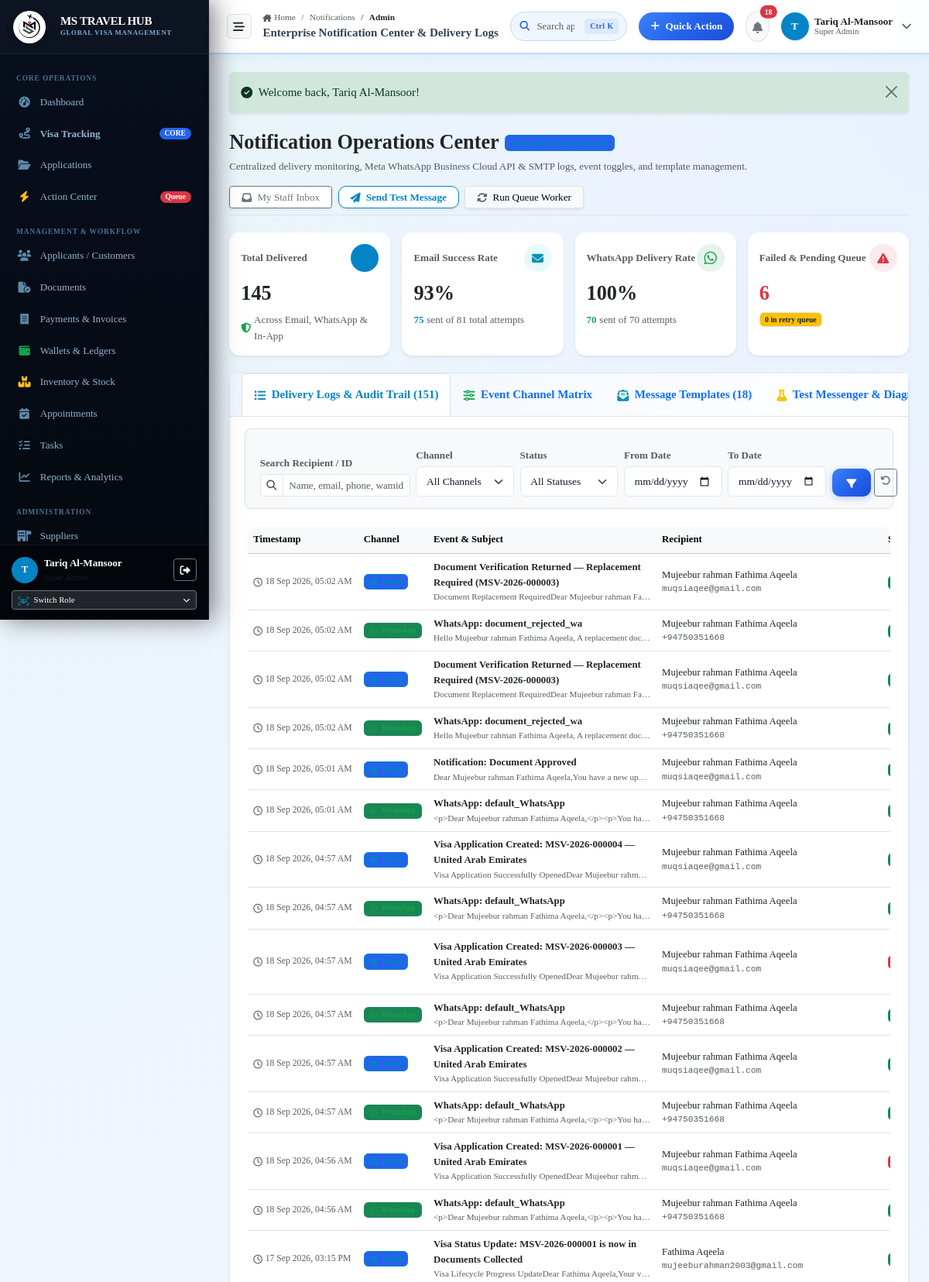
Page /notifications/admin (signed in, upper part) on the committed database.
### tables this page shows
CREATE TABLE notification_logs (
                id INTEGER PRIMARY KEY AUTOINCREMENT,
                event_type TEXT NOT NULL,
                recipient_type TEXT DEFAULT 'Applicant',
                recipient_id INTEGER,
                recipient_name TEXT,
                recipient_email TEXT,
                recipient_phone TEXT,
                channel TEXT NOT NULL,
                template_name TEXT,
                subject TEXT,
                content_preview TEXT,
                idempotency_key TEXT,
                status TEXT DEFAULT 'Pending',
                provider_message_id TEXT,
                request_payload TEXT,
                response_payload TEXT,
                error_message TEXT,
                retry_count INTEGER DEFAULT 0,
                max_retries INTEGER DEFAULT 3,
                next_retry_at DATETIME,
                sent_at DATETIME,
                created_at DATETIME DEFAULT CURRENT_TIMESTAMP
            );

### app/Views/notifications/admin.php (the view, shortened to what the rows shown need)
<?php
require_once dirname(__DIR__) . '/layouts/header.php';
require_once dirname(__DIR__) . '/layouts/topbar.php';
$activeTab = $_GET['tab'] ?? 'logs';
?>
<div class="content-body">
  <div class="card card-enterprise shadow-sm">
    <div class="card-body p-4">
      <?php if ($activeTab === 'logs'): ?>
        <div class="table-responsive">
          <table class="table table-hover align-middle mb-0" style="font-size: 0.85rem;">
            <thead class="table-light">
              <tr>
                <th style="width: 140px;">Timestamp</th>
                <th style="width: 110px;">Channel</th>
                <th>Event &amp; Subject</th>
                <th>Recipient</th>
                <th style="width: 110px;">Status</th>
              </tr>
            </thead>
            <tbody>
              <?php if (empty($logs)): ?>
                <tr>
                  <td colspan="7" class="text-center py-5 text-muted">
                    <i class="fa-regular fa-bell-slash fs-2 mb-2 opacity-50"></i>
                    <div class="fw-semibold">No notification delivery logs found matching the filter criteria.</div>
                    <div class="small">Notifications triggered across the Visa Portal will appear here in real time.</div>
                  </td>
                </tr>
              <?php else: ?>
                <?php foreach ($logs as $log): ?>
                  <tr>
                    <td class="text-nowrap text-muted" style="font-size: 0.78rem;">
                      <div><i class="fa-regular fa-clock me-1"></i><?= format_datetime($log['created_at']) ?></div>
                    </td>
                    <td>
                      <?php if ($log['channel'] === 'WhatsApp'): ?>
                        <span class="badge bg-success bg-opacity-15 text-success border border-success border-opacity-25 px-2 py-1">
                          <i class="fa-brands fa-whatsapp me-1"></i> WhatsApp
                        </span>
                      <?php elseif ($log['channel'] === 'Email'): ?>
                        <span class="badge bg-primary bg-opacity-15 text-primary border border-primary border-opacity-25 px-2 py-1">
                          <i class="fa-solid fa-envelope me-1"></i> Email
                        </span>
                      <?php else: ?>
                        <span class="badge bg-secondary bg-opacity-15 text-dark border px-2 py-1">
                          <i class="fa-solid fa-bell me-1"></i> In-App
                        </span>
                      <?php endif; ?>
                    </td>
                    <td>
                      <div class="fw-semibold text-dark"><?= e($log['subject'] ?: $log['event_type']) ?></div>
                      <div class="small text-muted text-truncate" style="max-width: 280px;"><?= e($log['content_preview'] ?: 'Template: ' . $log['template_name']) ?></div>
                    </td>
                    <td>
                      <div class="fw-medium text-dark"><?= e($log['recipient_name'] ?: 'Customer') ?></div>
                      <div class="small text-muted font-monospace" style="font-size: 0.75rem;">
                        <?= e($log['recipient_phone'] ?: ($log['recipient_email'] ?: 'Portal User #' . $log['recipient_id'])) ?>
                      </div>
                    </td>
                    <td>
                      <?php if ($log['status'] === 'Sent'): ?>
                        <span class="badge bg-success px-2 py-1"><i class="fa-solid fa-check me-1"></i> Sent</span>
                      <?php elseif ($log['status'] === 'Simulated'): ?>
                        <span class="badge bg-info text-white px-2 py-1" title="Dispatched in local simulation mode"><i class="fa-solid fa-vial me-1"></i> Simulated</span>
                      <?php elseif ($log['status'] === 'Failed'): ?>
                        <span class="badge bg-danger px-2 py-1"><i class="fa-solid fa-xmark me-1"></i> Failed</span>
                      <?php elseif ($log['status'] === 'Retrying'): ?>
                        <span class="badge bg-warning text-dark px-2 py-1"><i class="fa-solid fa-rotate me-1"></i> Retry #<?= (int)$log['retry_count'] ?></span>
                      <?php else: ?>
                        <span class="badge bg-secondary px-2 py-1"><?= e($log['status']) ?></span>
                      <?php endif; ?>
                    </td>
                  </tr>
                <?php endforeach; ?>
              <?php endif; ?>
            </tbody>
          </table>
        </div>
      <?php endif; ?>
    </div>
  </div>
</div>
<?php
require_once dirname(__DIR__) . '/layouts/footer.php';

### rows in the picture
notification_logs: created_at "18 Sep 2026, 05:02 AM", channel "Email" (drawn), subject "Document Verification Returned — Replacement Required (MSV-2026-000003)", content_preview "Document Replacement RequiredDear Mujeebur rahman Fa…", recipient_name "Mujeebur rahman Fathima Aqeela", recipient_email "muqsiaqee@gmail.com"
notification_logs: created_at "18 Sep 2026, 05:02 AM", channel "WhatsApp" (drawn), subject "WhatsApp: document_rejected_wa", content_preview "Hello Mujeebur rahman Fathima Aqeela, A replacement doc…", recipient_name "Mujeebur rahman Fathima Aqeela", recipient_phone "+94750351668"
notification_logs: created_at "18 Sep 2026, 05:02 AM", channel "Email" (drawn), subject "Document Verification Returned — Replacement Required (MSV-2026-000003)", content_preview "Document Replacement RequiredDear Mujeebur rahman Fa…", recipient_name "Mujeebur rahman Fathima Aqeela", recipient_email "muqsiaqee@gmail.com"
notification_logs: created_at "18 Sep 2026, 05:02 AM", channel "WhatsApp" (drawn), subject "WhatsApp: document_rejected_wa", content_preview "Hello Mujeebur rahman Fathima Aqeela, A replacement doc…", recipient_name "Mujeebur rahman Fathima Aqeela", recipient_phone "+94750351668"
notification_logs: created_at "18 Sep 2026, 05:01 AM", channel "Email" (drawn), subject "Notification: Document Approved", content_preview "Dear Mujeebur rahman Fathima Aqeela,You have a new up…", recipient_name "Mujeebur rahman Fathima Aqeela", recipient_email "muqsiaqee@gmail.com"
notification_logs: created_at "18 Sep 2026, 05:01 AM", channel "WhatsApp" (drawn), subject "WhatsApp: default_WhatsApp", content_preview "<p>Dear Mujeebur rahman Fathima Aqeela,</p><p>You ha…", recipient_name "Mujeebur rahman Fathima Aqeela", recipient_phone "+94750351668"
notification_logs: created_at "18 Sep 2026, 04:57 AM", channel "Email" (drawn), subject "Visa Application Created: MSV-2026-000004 — United Arab Emirates", content_preview "Visa Application Successfully OpenedDear Mujeebur rahm…", recipient_name "Mujeebur rahman Fathima Aqeela", recipient_email "muqsiaqee@gmail.com"
notification_logs: created_at "18 Sep 2026, 04:57 AM", channel "WhatsApp" (drawn), subject "WhatsApp: default_WhatsApp", content_preview "<p>Dear Mujeebur rahman Fathima Aqeela,</p><p>You ha…", recipient_name "Mujeebur rahman Fathima Aqeela", recipient_phone "+94750351668"
notification_logs: created_at "18 Sep 2026, 04:57 AM", channel "Email" (drawn), subject "Visa Application Created: MSV-2026-000003 — United Arab Emirates", content_preview "Visa Application Successfully OpenedDear Mujeebur rahm…", recipient_name "Mujeebur rahman Fathima Aqeela", recipient_email "muqsiaqee@gmail.com"
notification_logs: created_at "18 Sep 2026, 04:57 AM", channel "WhatsApp" (drawn), subject "WhatsApp: default_WhatsApp", content_preview "<p>Dear Mujeebur rahman Fathima Aqeela,</p><p>You ha…", recipient_name "Mujeebur rahman Fathima Aqeela", recipient_phone "+94750351668"
notification_logs: created_at "18 Sep 2026, 04:57 AM", channel "Email" (drawn), subject "Visa Application Created: MSV-2026-000002 — United Arab Emirates", content_preview "Visa Application Successfully OpenedDear Mujeebur rahm…", recipient_name "Mujeebur rahman Fathima Aqeela", recipient_email "muqsiaqee@gmail.com"
notification_logs: created_at "18 Sep 2026, 04:57 AM", channel "WhatsApp" (drawn), subject "WhatsApp: default_WhatsApp", content_preview "<p>Dear Mujeebur rahman Fathima Aqeela,</p><p>You ha…", recipient_name "Mujeebur rahman Fathima Aqeela", recipient_phone "+94750351668"
notification_logs: created_at "18 Sep 2026, 04:56 AM", channel "Email" (drawn), subject "Visa Application Created: MSV-2026-000001 — United Arab Emirates", content_preview "Visa Application Successfully OpenedDear Mujeebur rahm…", recipient_name "Mujeebur rahman Fathima Aqeela", recipient_email "muqsiaqee@gmail.com"
notification_logs: created_at "18 Sep 2026, 04:56 AM", channel "WhatsApp" (drawn), subject "WhatsApp: default_WhatsApp", content_preview "<p>Dear Mujeebur rahman Fathima Aqeela,</p><p>You ha…", recipient_name "Mujeebur rahman Fathima Aqeela", recipient_phone "+94750351668"
notification_logs: created_at "17 Sep 2026, 03:15 PM", channel "Email" (drawn), subject "Visa Status Update: MSV-2026-000001 is now in Documents Collected", content_preview "Visa Lifecycle Progress UpdateDear Fathima Aqeela,Your v…", recipient_name "Fathima Aqeela", recipient_email "mujeeburahman2003@gmail.com"

### other values in the picture
substr($currentUser['name'] ?? 'U', 0, 1) "T"
$currentUser['name'] "Tariq Al-Mansoor"
$roleName "Super Admin"
$segLabel "Notifications"
$segLabel "Admin"
$cleanTitle "Enterprise Notification Center & Delivery Logs"
$unreadNotifs "18"
$currentUser['role_name'] "Super Admin"
$flash['message'] "Welcome back, Tariq Al-Mansoor!"
$totalSent "145"
$emailRate "93"
$emailSuccess "75"
$totalEmail "81"
$whatsappRate "100"
$whatsappSuccess "70"
